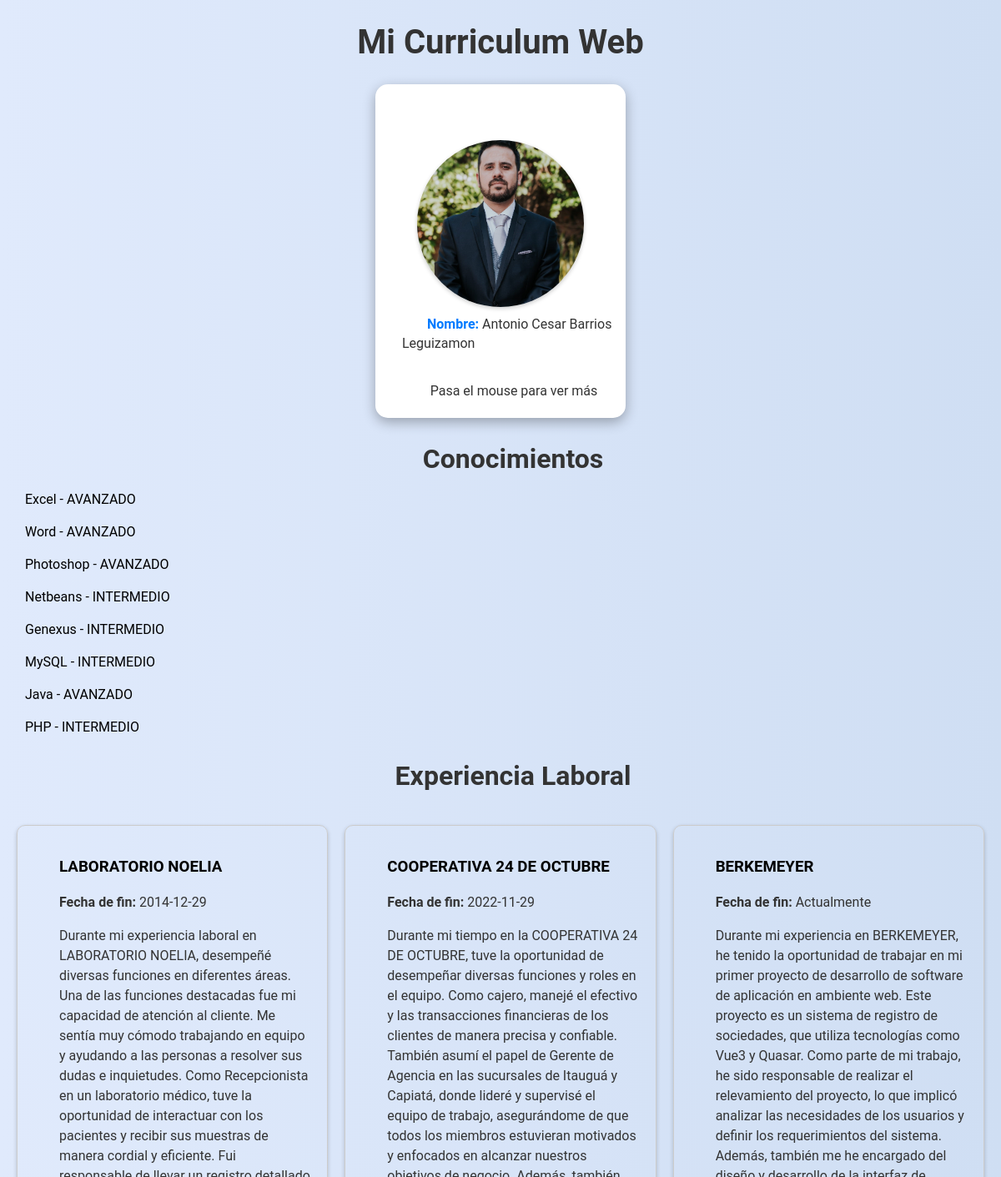
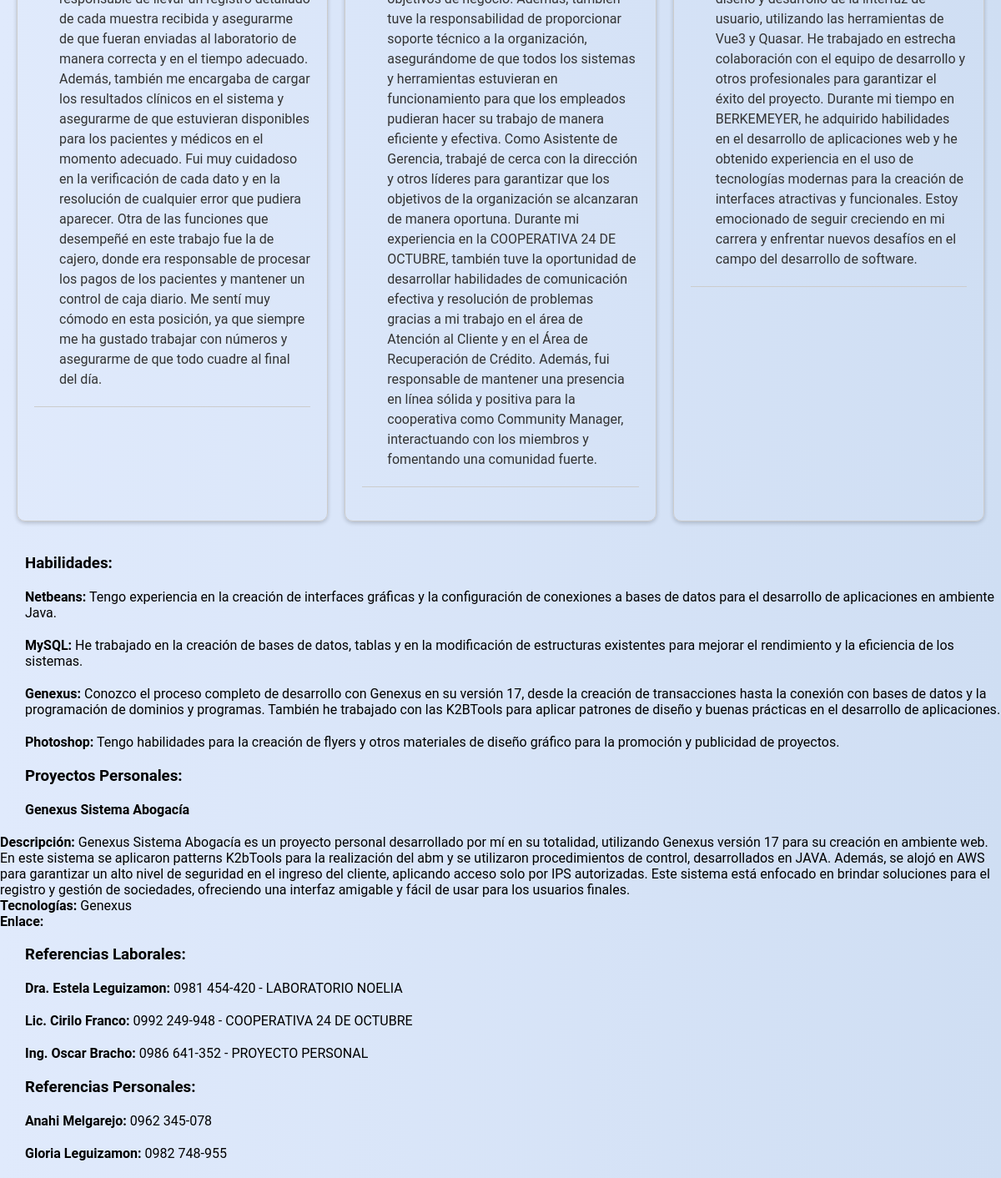
The page / on the database its author committed (2 pictures, top to bottom).
### tables this page shows
CREATE TABLE `datospersonales` (
  `id_datos_personales` int(11) NOT NULL,
  `nombre` varchar(100) DEFAULT NULL,
  `telefono` varchar(20) DEFAULT NULL,
  `direccion` varchar(200) DEFAULT NULL,
  `sitio_web` varchar(200) DEFAULT NULL,
  `correo_electronico` varchar(100) DEFAULT NULL,
  `foto_perfil` varchar(255) DEFAULT NULL
);

CREATE TABLE `conocimientos` (
  `id_conocimiento` int(11) NOT NULL,
  `id_datos_personales` int(11) DEFAULT NULL,
  `software` varchar(100) DEFAULT NULL,
  `nivel` varchar(50) DEFAULT NULL
);

CREATE TABLE `experiencialaboral` (
  `id_experiencia` int(11) NOT NULL,
  `id_datos_personales` int(11) DEFAULT NULL,
  `empresa` varchar(100) DEFAULT NULL,
  `fecha_inicio` date DEFAULT NULL,
  `fecha_fin` date DEFAULT NULL,
  `descripcion` text DEFAULT NULL
);

CREATE TABLE `habilidades` (
  `id_habilidad` int(11) NOT NULL,
  `id_datos_personales` int(11) DEFAULT NULL,
  `habilidad` varchar(100) DEFAULT NULL,
  `descripcion` text DEFAULT NULL
);

CREATE TABLE `proyectospersonales` (
  `id_proyecto` int(11) NOT NULL,
  `id_datos_personales` int(11) DEFAULT NULL,
  `nombre_proyecto` varchar(100) DEFAULT NULL,
  `descripcion` text DEFAULT NULL,
  `tecnologias` varchar(200) DEFAULT NULL,
  `enlace` varchar(200) DEFAULT NULL
);

CREATE TABLE `referenciaslaborales` (
  `id_referencia_laboral` int(11) NOT NULL,
  `id_datos_personales` int(11) DEFAULT NULL,
  `nombre_referencia` varchar(100) DEFAULT NULL,
  `telefono_referencia` varchar(20) DEFAULT NULL,
  `empresa_referencia` varchar(100) DEFAULT NULL
);

CREATE TABLE `referenciaspersonales` (
  `id_referencia_personal` int(11) NOT NULL,
  `id_datos_personales` int(11) DEFAULT NULL,
  `nombre_referencia` varchar(100) DEFAULT NULL,
  `telefono_referencia` varchar(20) DEFAULT NULL
);

### index.php (the view, shortened to what this page needs)
<!DOCTYPE html>
<html>
<head>
  <link rel="stylesheet" href="style.css">
</head>
<body>
  <h1>Mi Curriculum Web</h1>
  <?php
  include 'conexion/conexion.php';
  $sql = "SELECT nombre, telefono, direccion, sitio_web, correo_electronico FROM datospersonales";
  $result = mysqli_query($conn, $sql);
  if (mysqli_num_rows($result) > 0) {
    $row = mysqli_fetch_assoc($result);
    echo "<div class='card'>";
    echo "<div class='card-front'>";
    echo "<div class='profile-pic'><img src='img/fotoperfil.jpg' alt='Foto de perfil'></div>";
    echo "<p><strong class='hover-effect'>Nombre:</strong> " . $row["nombre"] . "</p>";
    echo "<p class='hover-hint'>Pasa el mouse para ver más</p>";
    echo "</div>";
    echo "<div class='card-back'>";
    echo "<div class='centrado'>";
    echo "<p><strong class='hover-effect'>Teléfono:</strong> " . $row["telefono"] . "</p>";
    echo "<p><strong class='hover-effect'>Dirección:</strong> " . $row["direccion"] . "</p>";
    echo "<p><strong class='hover-effect'>Sitio web:</strong> <a href='" . $row["sitio_web"] . "'>" . $row["sitio_web"] . "</a></p>";
    echo "<p><strong class='hover-effect'>Correo electrónico:</strong> " . $row["correo_electronico"] . "</p>";
    echo "</div>";
    echo "</div>";
    echo "</div>";
}
   else {
    echo "No se encontraron datos personales.";
  }
  $sql_conocimientos = "SELECT software, nivel FROM Conocimientos WHERE id_datos_personales = 1";
  $result_conocimientos = mysqli_query($conn, $sql_conocimientos);
  if (mysqli_num_rows($result_conocimientos) > 0) {
    echo "<h2 class='hover-effect'>Conocimientos</h2>";
    echo "<ul>";
    while ($row_conocimientos = mysqli_fetch_assoc($result_conocimientos)) {
        echo "<li class='hover-effect'>" . $row_conocimientos["software"] . " - " . $row_conocimientos["nivel"] . "</li>";
    }
    echo "</ul>";
  } else {
    echo "No se encontraron conocimientos.";
  }
  $sql_experiencia = "SELECT empresa, fecha_inicio, fecha_fin, descripcion FROM ExperienciaLaboral WHERE id_datos_personales = 1";
  $result_experiencia = mysqli_query($conn, $sql_experiencia);
  if (mysqli_num_rows($result_experiencia) > 0) {
    echo "<h2 class='hover-effect'>Experiencia Laboral</h2>";
    echo "<div class='grid-container'>";
    while ($row_experiencia = mysqli_fetch_assoc($result_experiencia)) {
        echo "<div class='grid-item'>";
        echo "<h3 class='hover-effect'>" . $row_experiencia['empresa'] . "</h3>";
      if (empty($row_experiencia['fecha_fin'])) {
        echo "<p><strong class='hover-effect'>Fecha de fin:</strong> Actualmente</p>";
      } else {
        echo "<p><strong class='hover-effect'>Fecha de fin:</strong> " . $row_experiencia['fecha_fin'] . "</p>";
      }
      echo "<p class='hover-effect'>" . $row_experiencia['descripcion'] . "</p>";
      echo "<hr class='hover-effect'>";
      echo "</div>";
    }
    echo "</div>";
  } else {
    echo "No se encontraron datos de experiencia laboral.";
  }
  $sql_habilidades = "SELECT habilidad, descripcion FROM Habilidades WHERE id_datos_personales = 1";
  $result_habilidades = mysqli_query($conn, $sql_habilidades);
  if (mysqli_num_rows($result_habilidades) > 0) {
    echo "<h3 class='hover-effect'>Habilidades:</h3>";
    echo "<ul>";
    while ($row_habilidades = mysqli_fetch_assoc($result_habilidades)) {
        $habilidad = $row_habilidades["habilidad"];
        $descripcion = $row_habilidades["descripcion"];
        echo "<li class='hover-effect'><strong>$habilidad:</strong> $descripcion</li>";
    }
    echo "</ul>";
  }
  else {
    echo "No se encontraron habilidades.";
  }
  $sql_proyectos = "SELECT nombre_proyecto, descripcion, tecnologias, enlace FROM ProyectosPersonales WHERE id_datos_personales = 1";
  $result_proyectos = mysqli_query($conn, $sql_proyectos);
  if (mysqli_num_rows($result_proyectos) > 0) {
    echo "<h3 class='hover-effect'>Proyectos Personales:</h3>";
    echo "<ul>";
    while ($row_proyectos = mysqli_fetch_assoc($result_proyectos)) {
        $nombre_proyecto = $row_proyectos["nombre_proyecto"];
        $descripcion = $row_proyectos["descripcion"];
        $tecnologias = $row_proyectos["tecnologias"];
        $enlace = $row_proyectos["enlace"];
        echo "<li class='hover-effect'><strong>$nombre_proyecto</strong></li>";
        echo "<ul>";
        echo "<li><strong>Descripción:</strong> $descripcion</li>";
        echo "<li><strong>Tecnologías:</strong> $tecnologias</li>";
        echo "<li><strong>Enlace:</strong> <a href='$enlace'>$enlace</a></li>";
        echo "</ul>";
    }
    echo "</ul>";
  } else {
    echo "No se encontraron proyectos personales.";
  }
  $sql_referencias_laborales = "SELECT nombre_referencia, telefono_referencia, empresa_referencia FROM ReferenciasLaborales WHERE id_datos_personales = 1";
  $result_referencias_laborales = mysqli_query($conn, $sql_referencias_laborales);
  if (mysqli_num_rows($result_referencias_laborales) > 0) {
    echo "<h3 class='hover-effect'>Referencias Laborales:</h3>";
    echo "<ul>";
    while ($row_referencias_laborales = mysqli_fetch_assoc($result_referencias_laborales)) {
        $nombre_referencia = $row_referencias_laborales["nombre_referencia"];
        $telefono_referencia = $row_referencias_laborales["telefono_referencia"];
        $empresa_referencia = $row_referencias_laborales["empresa_referencia"];
        echo "<li class='hover-effect'><strong>$nombre_referencia:</strong> $telefono_referencia - $empresa_referencia</li>";
    }
    echo "</ul>";
  } else {
    echo "No se encontraron referencias laborales.";
  }
  $sql_referencias_personales = "SELECT nombre_referencia, telefono_referencia FROM ReferenciasPersonales WHERE id_datos_personales = 1";
  $result_referencias_personales = mysqli_query($conn, $sql_referencias_personales);
  if (mysqli_num_rows($result_referencias_personales) > 0) {
    echo "<h3 class='hover-effect'>Referencias Personales:</h3>";
    echo "<ul>";
    while ($row_referencias_personales = mysqli_fetch_assoc($result_referencias_personales)) {
        $nombre_referencia = $row_referencias_personales["nombre_referencia"];
        $telefono_referencia = $row_referencias_personales["telefono_referencia"];
        echo "<li class='hover-effect'><strong>$nombre_referencia:</strong> $telefono_referencia</li>";
    }
    echo "</ul>";
  } else {
    echo "No se encontraron referencias personales.";
  }
  ?>
</body>
</html>

### style.css (style rules this page uses)
.profile-pic { width: 200px; height: 200px; border-radius: 50%; overflow: hidden; position: relative; display: flex; justify-content: center; align-items: center; box-shadow: 0 2px 5px rgba(0, 0, 0, 0.2); transition: transform 0.3s ease; }
.profile-pic img { width: 100%; height: auto; }
.profile-pic:before { content: ""; position: absolute; top: 0; left: 0; width: 100%; height: 100%; background: linear-gradient(45deg, rgba(0,123,255,0.3), rgba(0,86,179,0.3)); opacity: 0; transition: opacity 0.3s ease; }
body { font-family: 'Roboto', sans-serif; margin: 0; padding: 0; background: #f5f5f5; transition: background 0.5s ease-in-out; }
h1, h2 { text-align: center; color: #333; transition: color 0.5s ease-in-out; }
h1 { font-size: 2.5rem; font-weight: bold; }
h2 { margin-top: 30px; font-size: 2rem; }
p { line-height: 1.5; color: #333; transition: color 0.5s ease-in-out; }
ul { list-style: none; padding-left: 0; }
.hover-effect { transition: transform 0.3s ease; }
hr { margin: 20px 0; border: none; border-top: 1px solid #ccc; }
body { background: linear-gradient(to right, #e0eafc 0%, #cfdef3 100%); }
.grid-container { display: grid; grid-template-columns: repeat(auto-fill, minmax(300px, 1fr)); grid-gap: 20px; padding: 20px; }
.grid-item { border: 1px solid #ccc; padding: 20px; border-radius: 10px; box-shadow: 0 2px 5px rgba(0, 0, 0, 0.2); }
.card { width: 300px; height: 400px; position: relative; perspective: 1000px; margin: 0 auto; }
.card-front, .card-back { width: 100%; height: 100%; position: absolute; display: flex; align-items: center; justify-content: center; flex-direction: column; border-radius: 15px; box-shadow: 0 5px 15px rgba(0, 0, 0, 0.3); backface-visibility: hidden; transition: transform 0.6s ease; }
.card-front { background-color: #fff; }
.card-back { background-color: #007bff; color: #fff; transform: rotateY(180deg); }
.hover-hint { position: absolute; bottom: 10px; width: 100%; text-align: center; font-size: 0.8em; color: #333; }
.card p { margin: 10px 0; padding-left: 2rem; font-size: 16px; line-height: 1.4; color: #333; }
.card p strong { font-weight: 600; color: #007bff; }
.card-back p { color: #fff; }
.card-back p strong { color: #020202; }
.card a { color: #addaff; text-decoration: none; }
.card-back a { color: #d0f309; height: 1rem; }
.hover-hint { font-size: 14px; color: #999; }
.centrado { text-align: left; margin: 20px; }
.hover-effect { position: relative; margin-bottom: 20px; padding-left: 30px; }

### rows shown on the page
datospersonales: nombre "Antonio Cesar Barrios Leguizamon"
conocimientos: software "Excel", nivel "AVANZADO"
conocimientos: software "Word", nivel "AVANZADO"
conocimientos: software "Photoshop", nivel "AVANZADO"
conocimientos: software "Netbeans", nivel "INTERMEDIO"
conocimientos: software "Genexus", nivel "INTERMEDIO"
conocimientos: software "MySQL", nivel "INTERMEDIO"
conocimientos: software "Java", nivel "AVANZADO"
conocimientos: software "PHP", nivel "INTERMEDIO"
experiencialaboral: empresa "LABORATORIO NOELIA", fecha_fin "2014-12-29", descripcion "Durante mi experiencia laboral en LABORATORIO NOELIA, desempeñé diversas funciones en diferentes áreas. Una de las funciones destacadas fue mi capacidad de atención al cliente. Me sentía muy cómodo trabajando en equipo y ayudando a las personas a resolver sus dudas e inquietudes. Como Recepcionista en un laboratorio médico, tuve la oportunidad de interactuar con los pacientes y recibir sus muestras de manera cordial y eficiente. Fui responsable de llevar un registro detallado de cada muestra recibida y asegurarme de que fueran enviadas al laboratorio de manera correcta y en el tiempo adecuado. Además, también me encargaba de cargar los resultados clínicos en el sistema y asegurarme de que…"
experiencialaboral: empresa "COOPERATIVA 24 DE OCTUBRE", fecha_fin "2022-11-29", descripcion "Durante mi tiempo en la COOPERATIVA 24 DE OCTUBRE, tuve la oportunidad de desempeñar diversas funciones y roles en el equipo. Como cajero, manejé el efectivo y las transacciones financieras de los clientes de manera precisa y confiable. También asumí el papel de Gerente de Agencia en las sucursales de Itauguá y Capiatá, donde lideré y supervisé el equipo de trabajo, asegurándome de que todos los miembros estuvieran motivados y enfocados en alcanzar nuestros objetivos de negocio. Además, también tuve la responsabilidad de proporcionar soporte técnico a la organización, asegurándome de que todos los sistemas y herramientas estuvieran en funcionamiento para que los empleados pudieran hacer su…"
experiencialaboral: empresa "BERKEMEYER", shows "Fecha de fin:", descripcion "Durante mi experiencia en BERKEMEYER, he tenido la oportunidad de trabajar en mi primer proyecto de desarrollo de software de aplicación en ambiente web. Este proyecto es un sistema de registro de sociedades, que utiliza tecnologías como Vue3 y Quasar. Como parte de mi trabajo, he sido responsable de realizar el relevamiento del proyecto, lo que implicó analizar las necesidades de los usuarios y definir los requerimientos del sistema. Además, también me he encargado del diseño y desarrollo de la interfaz de usuario, utilizando las herramientas de Vue3 y Quasar. He trabajado en estrecha colaboración con el equipo de desarrollo y otros profesionales para garantizar el éxito del proyecto.…"
habilidades: habilidad "Netbeans", descripcion "Tengo experiencia en la creación de interfaces gráficas y la configuración de conexiones a bases de datos para el desarrollo de aplicaciones en ambiente Java."
habilidades: habilidad "MySQL", descripcion "He trabajado en la creación de bases de datos, tablas y en la modificación de estructuras existentes para mejorar el rendimiento y la eficiencia de los sistemas."
habilidades: habilidad "Genexus", descripcion "Conozco el proceso completo de desarrollo con Genexus en su versión 17, desde la creación de transacciones hasta la conexión con bases de datos y la programación de dominios y programas. También he trabajado con las K2BTools para aplicar patrones de diseño y buenas prácticas en el desarrollo de aplicaciones."
habilidades: habilidad "Photoshop", descripcion "Tengo habilidades para la creación de flyers y otros materiales de diseño gráfico para la promoción y publicidad de proyectos."
proyectospersonales: nombre_proyecto "Genexus Sistema Abogacía", descripcion "Genexus Sistema Abogacía es un proyecto personal desarrollado por mí en su totalidad, utilizando Genexus versión 17 para su creación en ambiente web. En este sistema se aplicaron patterns K2bTools para la realización del abm y se utilizaron procedimientos de control, desarrollados en JAVA. Además, se alojó en AWS para garantizar un alto nivel de seguridad en el ingreso del cliente, aplicando acceso solo por IPS autorizadas. Este sistema está enfocado en brindar soluciones para el registro y gestión de sociedades, ofreciendo una interfaz amigable y fácil de usar para los usuarios finales.", tecnologias "Genexus"
referenciaslaborales: nombre_referencia "Dra. Estela Leguizamon", telefono_referencia "0981 454-420", empresa_referencia "LABORATORIO NOELIA"
referenciaslaborales: nombre_referencia "Lic. Cirilo Franco", telefono_referencia "0992 249-948", empresa_referencia "COOPERATIVA 24 DE OCTUBRE"
referenciaslaborales: nombre_referencia "Ing. Oscar Bracho", telefono_referencia "0986 641-352", empresa_referencia "PROYECTO PERSONAL"
referenciaspersonales: nombre_referencia "Anahi Melgarejo", telefono_referencia "0962 345-078"
referenciaspersonales: nombre_referencia "Gloria Leguizamon", telefono_referencia "0982 748-955"
